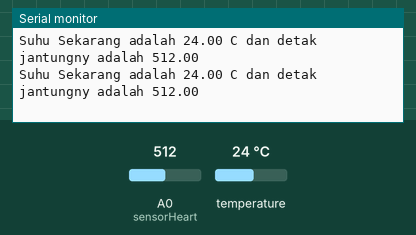
Bench run of a sketch on a simulated Arduino Uno, built with avr-gcc and run on an emulated ATmega328P. On the bench: the last lines printed to the serial monitor. Inputs (shaded band) come from the test bench; at power-on: temperature 24 °C, A0 (sensorHeart) = 512.

Above: at 3.3 s.
3.4 s: temperature set to 12 °C
At 5.1 s:
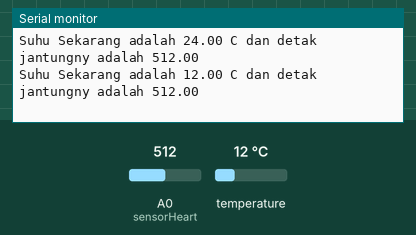
5.9 s: A0 (sensorHeart) set to 716
At 6.4 s:
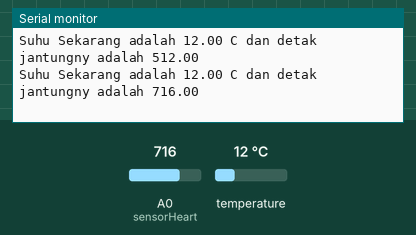
8.4 s: temperature set to 19 °C
At 10.2 s:
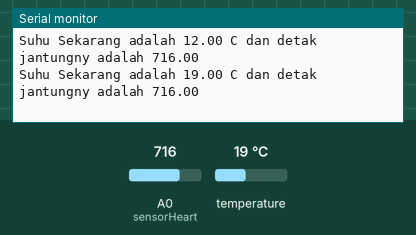
10.9 s: A0 (sensorHeart) set to 900
At 12.7 s:
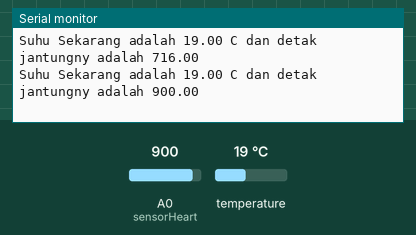
Timing chart, 0 to 14.2 s (numbered marks = the images above; inputs shaded):
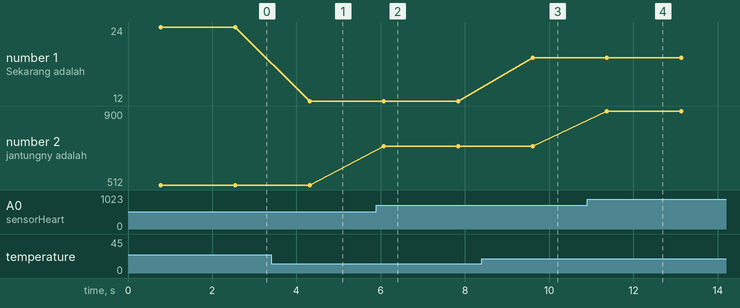

Measured:
- after the input at 3.4 s, the serial monitor: prints a new line after 0.91 s (image 1)
- after the input at 5.9 s, the serial monitor: prints a new line after 0.18 s (image 2)
- after the input at 8.4 s, the serial monitor: prints a new line after 1.2 s (image 3)
- after the input at 10.9 s, the serial monitor: prints a new line after 0.47 s (image 4)
- plotted number 1: 24 → 12 after the input at 3.4 s, 12 → 19 after the input at 8.4 s
- plotted number 2: 512 → 716 after the input at 5.9 s, 716 → 900 after the input at 10.9 s

The sketch:

sensor_suhu_waterproof.ino
```cpp
#include <OneWire.h>
#include <DallasTemperature.h>

// sensor diletakkan di pin 2
#define ONE_WIRE_BUS 2

// setup sensor
OneWire oneWire(ONE_WIRE_BUS);

// berikan nama variabel,masukkan ke pustaka Dallas
DallasTemperature sensorSuhu(&oneWire);

//untuk sensor heartRate

int sensorHeart=A0;

float suhuSekarang;
float heart;

void setup(void) {
  Serial.begin(9600);
  sensorSuhu.begin();
  pinMode(sensorHeart, INPUT);
}

void loop(void) {
  suhuSekarang = ambilSuhu();
  heart=analogRead(sensorHeart);

  Serial.print("Suhu Sekarang adalah ");
  Serial.print(suhuSekarang);
  Serial.print(" C dan detak jantungny adalah ");
  Serial.println(heart);
  delay(1000);
}

float ambilSuhu() {
   sensorSuhu.requestTemperatures();
   float suhu = sensorSuhu.getTempCByIndex(0);
   return suhu;
}
```
